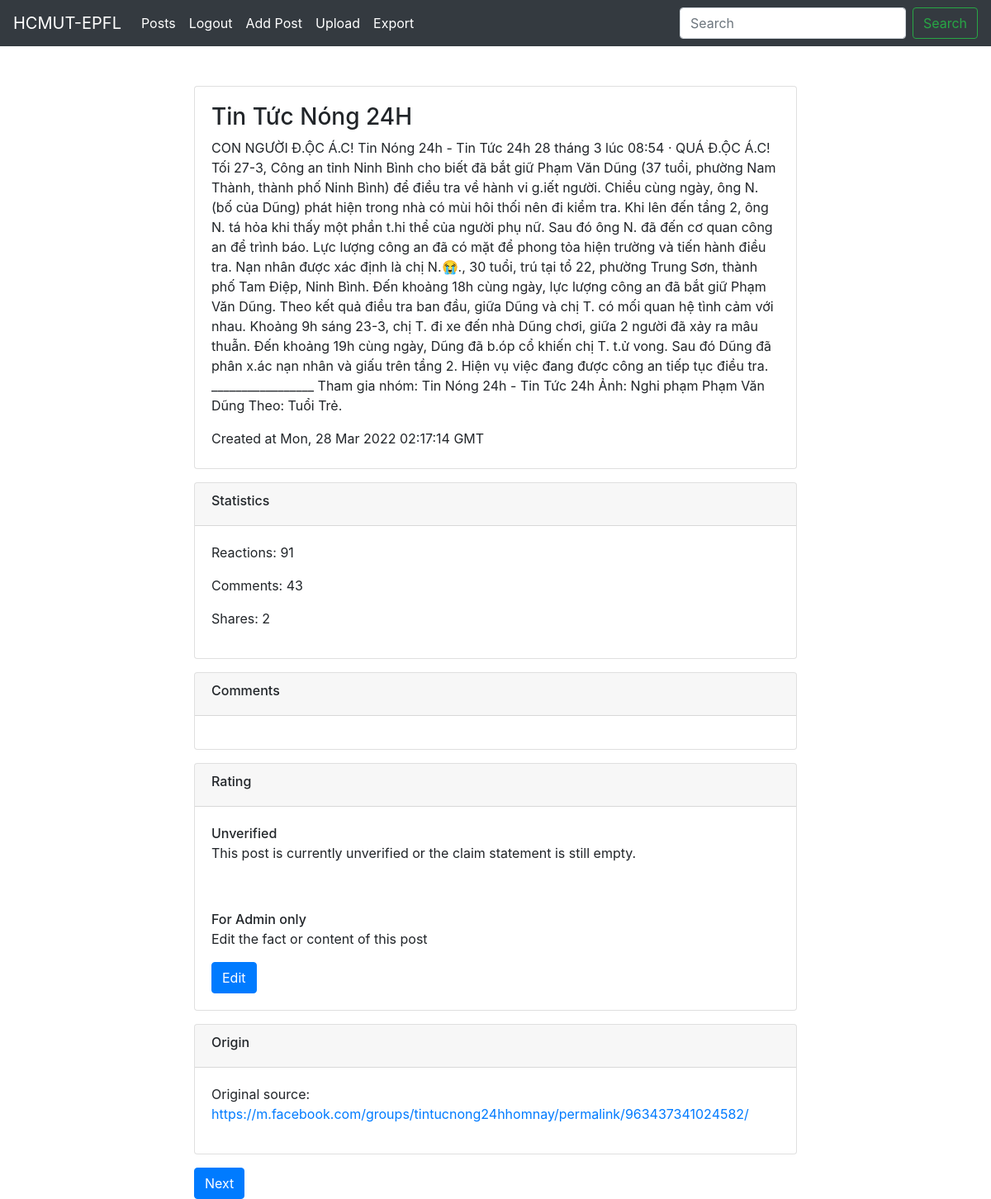
/news/3 (signed in), run on the app's committed database.
### src/model/post.py (models this page shows, shortened)
class Post(db.Model):
    id = db.Column(db.Integer, primary_key=True)
    time = db.Column(db.Text)
    text = db.Column(db.Text)
    shortened_text = db.Column(db.Text)
    url = db.Column(db.String(140))
    comments_count = db.Column(db.Integer)
    reactions_count = db.Column(db.Integer)
    shares_count = db.Column(db.Integer)
    comments = db.Column(db.Text)
    group_name = db.Column(db.Text)
    medical_news = db.Column(db.Boolean)
    true_news = db.Column(db.Boolean)
    claim_info = db.Column(db.Text)

### src/posts/blueprint.py (the view)
@posts.route('/<id>')
def post_detail(id):
    q = request.args.get('q')
    print("q:",q)
    if q:
        full_url = url_for('posts.posts_list', **request.args)
        return redirect(full_url)
    post = Post.query.filter(Post.id==id).first_or_404()
    return render_template('html/post_detail.html', post=post)

### src/templates/html/post_detail.html (shortened to what this page needs)
{% extends 'base.html' %}
{% block content %}
<div class="col-8 mx-auto">
   <div class="wp-block-snopes-fact-check-claim card mb-3 header">
      <div class="claim-text card-body pb-0">
         <h3 class="title">
            {{post.group_name}}
         </h3>
         <p class="subtitle">
            {{post.text}}
         </p>
         <span class="published-date">Created at {{post.time}}</span>
         <br>
         <br>
      </div>
   </div>
   <div class="wp-block-snopes-fact-check-claim card mb-3">
      <div class="card-header">
         <h3 class="h6">Statistics</h3>
      </div>
      <div class="claim-text card-body">
         <p>Reactions: {{post.reactions_count}}</p>
         <p>Comments: {{post.comments_count}}</p>
         <p>Shares: {{post.shares_count}}</p>
      </div>
   </div>
   <div class="wp-block-snopes-fact-check-claim card mb-3">
      <div class="card-header">
         <h3 class="h6">Comments</h3>
      </div>
      <div class="claim-text card-body">
      </div>
   </div>
   <div
      class="wp-block-snopes-fact-check-rating card mb-3"
      data-component="claim-rating"
      >
      <div class="card-header">
         <h3 class="h6">Rating</h3>
      </div>
      {% if post.claim_info|length>0 %}
      <div class="card-body">
         <div class="media position-relative">
            <div class="avatar-md avatar-lg-large mr-3">
               <figure class="figure w-50 mb-0">
                  <img alt="Mixture" class="figure-image img-responsive img-fluid w-50" height="50px"
                       src="{% if post.true_news %}
                       https://www.pikpng.com/pngl/m/27-278340_download-button-correct-png-clipart.png
                       {% else %}
                       https://esquilo.io/png/thumb/7H0a9WDCxlqzXxs-Wrong-Sign-PNG-File.png
                       {% endif %}"
                       width="50px">
                  </img>
               </figure>
            </div>
            <div class="media-body d-flex flex-column align-self-center">
               <span class="h3 rating-label-mixture">{{post.rating_text}}</span>
            </div>
         </div>
      </div>
      {% if post.true_news %}
      <div class="claim-text card-body">
         <span class="h6 mb-1">What's True</span>
         <p>{{post.claim_info}}</p>
      </div>
      {% endif %}
      {% if not post.true_news %}
      <div class="claim-text card-body">
         <span class="h6 mb-1">What's False</span>
         <p>{{post.claim_info}}</p>
      </div>
      {% endif %}
      <!-- {% if post.ctx_info|length>0%}
      <div class="claim-text card-body">
         <span class="h6 mb-1">Context</span>
         <p>{{post.ctx_info}}</p>
      </div>
      {% endif %} -->
      {%else%}
      <div class="claim-text card-body">
         <span class="h6 mb-1">Unverified</span>
         <p>This post is currently unverified or the claim statement is still empty.</p>
      </div>
      {%endif%}
      {%if current_user.is_authenticated %}
      <div class="card-body">
         <span class="h6 mb-1">For Admin only</span>
         <p>Edit the fact or content of this post</p>
         <form action="{{ url_for('posts.post_update', id=post.id) }}">
            <button class="btn btn-primary">Edit</button>
         </form>
      </div>
      {%endif%}
   </div>
   <div class="wp-block-snopes-fact-check-claim card mb-3">
      <div class="card-header">
         <h3 class="h6">Origin</h3>
      </div>
      <div class="single-body card-body rich-text">
         <p>Original source: <a href={{post.url}}>{{post.url}}</a></p>
      </div>
   </div>
   <form action="{{ url_for('posts.post_detail', id=post.id+1) }}">
      <button class="btn btn-primary">Next</button>
   </form>
</div>
{% endblock %}

### data on the page
Post: group_name "Tin Tức Nóng 24H", text "CON NGƯỜI Đ.ỘC Á.C! Tin Nóng 24h - Tin Tức 24h 28 tháng 3 lúc 08:54 · QUÁ Đ.ỘC Á.C! Tối 27-3, Công an tỉnh Ninh Bình cho biết đã bắt giữ Phạm Văn Dũng (37 tuổi, phường Nam Thành, thành phố Ninh Bình) để điều tra về hành vi g.iết người. Chiều cùng ngày, ông N. (bố của Dũng) phát hiện trong nhà có mùi hôi thối nên đi kiểm tra. Khi lên đến tầng 2, ông N. tá hỏa khi thấy một phần t.hi thể của người phụ nữ. Sau đó ông N. đã đến cơ quan công an để trình báo. Lực lượng công an đã có mặt để phong tỏa hiện trường và tiến hành điều tra. Nạn nhân được xác định là chị N.😭., 30 tuổi, trú tại tổ 22, phường Trung Sơn, thành phố Tam Điệp, Ninh Bình. Đến khoảng 18h cùng ngày, lực lượng công an đã bắt giữ…", time "Mon, 28 Mar 2022 02:17:14 GMT", reactions_count "91", comments_count "43", shares_count "2", url "https://m.facebook.com/groups/tintucnong24hhomnay/permalink/963437341024582/"

### other printed values
{{ title }} "Posts"
